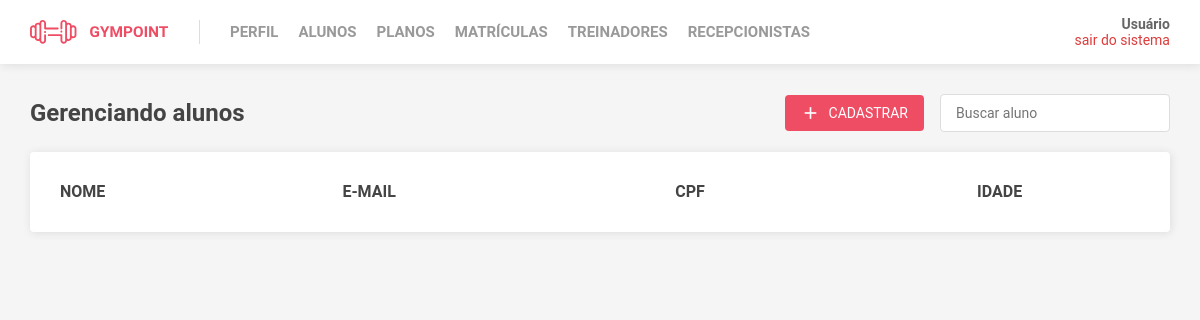
Before: /students with the older database file.
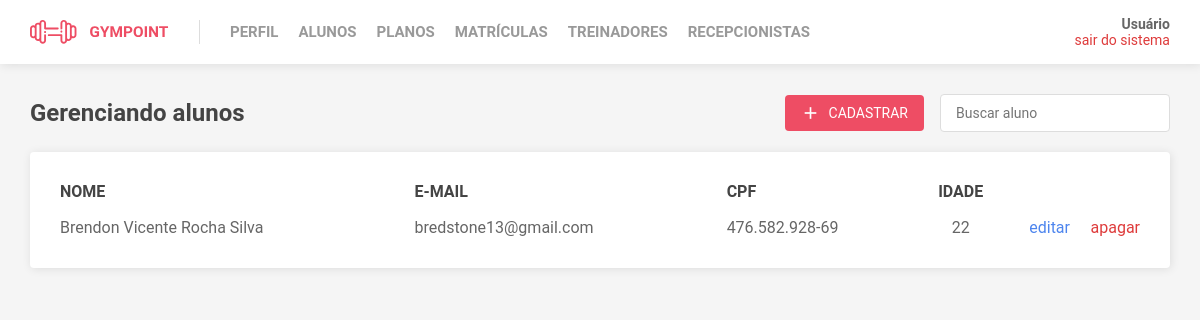
After: the same page with the newer database file.
### tables this page shows
CREATE TABLE Students (
  id INTEGER PRIMARY KEY,
  birth_date DATETIME NOT NULL,
  blood_type VARCHAR(3) NOT NULL,
  weight DECIMAL(4, 1) NOT NULL,
  height DECIMAL(3, 2) NOT NULL,
  gender VARCHAR(9) NOT NULL,
  objective VARCHAR(60) NOT NULL,
  body_fat DECIMAL(3, 1),
  observations VARCHAR(255),
  FOREIGN KEY (id) REFERENCES Users(id)
);

CREATE TABLE Users (
  id INTEGER PRIMARY KEY AUTOINCREMENT,
  name VARCHAR(100) NOT NULL,
  cpf VARCHAR(14) NOT NULL UNIQUE,
  email VARCHAR(60) NOT NULL UNIQUE,
  password VARCHAR(20) NOT NULL,
  phone VARCHAR(19) NOT NULL,
  phone_alt VARCHAR(19),
  cep VARCHAR(9) NOT NULL,
  street_number INTEGER NOT NULL,
  user_type VARCHAR(15) DEFAULT 'Student'
);

### app.py (the view)
@app.route('/students')
def students():
  return render_template('Students/students.html', students=getStudentsList(), getAge=Student.getAge)

### classes/student.py (called while the page is built)
  @staticmethod
  def getAge(birth_date):
    today = date.today()
    born = datetime.strptime(birth_date, '%d/%m/%Y').date()
    return today.year - born.year - ((today.month, today.day) < (born.month, born.day))

### controllers/students.py (called while the page is built)
def getStudentsList():
  cur = get_db_cursor()
  cur.execute('SELECT Users.id, name, email, CPF, birth_date FROM Users INNER JOIN Students ON Users.id = Students.id')
  students = cur.fetchall()
  cur.close()
  return students

### database/config.py (called while the page is built)
def get_db_cursor():
  connection = sqlite3.connect('database.db', isolation_level=None)
  connection.row_factory = sqlite3.Row
  return connection.cursor()

### templates/Students/students.html (shortened to what this page needs)
{% extends 'base.html' %}
{% block content %}
<header>
  <h1>Gerenciando alunos</h1>
  <aside>
    <a href="/create-student">
      <span class="material-icons" style="color:#FFF; font-size:20px;">
      </span>
      Cadastrar
    </a>
    <input
      type="text"
      placeholder="Buscar aluno"
    />
  </aside>
</header>
<table cellSpacing="0" class="list">
  <thead>
    <tr>
      <th>NOME</th>
      <th>E-MAIL</th>
      <th>CPF</th>
      <th id="center">IDADE</th>
      <th> </th>
      <th> </th>
    </tr>
  </thead>
  <tbody>
    {% for student in students %}
      <tr>
        <td>{{ student['name'] }}</td>
        <td>{{ student['email'] }}</td>
        <td>{{ student['CPF'] }}</td>
        <td id="center">{{ getAge(student['birth_date']) }}</td>
        <td id="update">
          <a href="#" id="update">
            editar
          </a>
        </td>
        <td id="delete">
          <a href="/delete-student/{{ student['id'] }}"
             type="button" id="delete"
             onclick="return confirm('Tem certeza de que quer excluir este aluno?')">
            apagar
          </a>
        </td>
      </tr>
    {% endfor %}
  </tbody>
</table>
{% endblock %}

### templates/base.html (shortened to what this page needs)
<!doctype html>
<html lang="en">
  <head>
    <link rel="stylesheet" href="https://cdn.jsdelivr.net/npm/notyf@3/notyf.min.css">
    <link rel="stylesheet" href="{{ url_for('static', filename= 'css/global.css') }}">
    <link rel="stylesheet" href="{{ url_for('static', filename= 'css/header.css') }}">
    <link rel="stylesheet" href="{{ url_for('static', filename= 'css/content.css') }}">
    <link rel="stylesheet" href="{{ url_for('static', filename= 'css/list.css') }}">
    <link rel="stylesheet" href="{{ url_for('static', filename= 'css/form.css') }}">
  </head>
  <body>
    <div class="header">
      <div class="header-content">
        <nav>
          <img src="{{ url_for('static', filename='img/logo-header.svg') }}" alt="logo" />
          <a href="/receptionist-profile">Perfil</a>
          <a href="/students">Alunos</a>
          <a href="/plans">Planos</a>
          <a href="/registrations">Matrículas</a>
          <a href="/trainers">Treinadores</a>
          <a href="/receptionists">Recepcionistas</a>
        </nav>
        <aside>
          <strong>Usuário</strong>
          <button type="button" onClick="">
            sair do sistema
          </button>
        </aside>
      </div>
    </div>
    <div class="wrapper">
      <div class="content" size=200 >{% block content %} {% endblock %}</div>
    </div>
  </body>
</html>

### static/css/global.css (style rules this page uses)
* { margin: 0; padding: 0; outline: 0; box-sizing: border-box; }
body { min-height: 100vh; display: flex; flex-direction: column; text-rendering: optimizeLegibility !important; -webkit-font-smoothing: antialiased !important; -moz-osx-font-smoothing: grayscale !important; }
body, input, textarea, button { font: 14px "Roboto", sans-serif; }
a { text-decoration: none; }
button { cursor: pointer; }
input { font-size: 16px; padding: 10px 15px; border-radius: 4px; border: solid 1px #ddd; margin-bottom: 10px; margin-top: 8px; }

### static/css/header.css (style rules this page uses)
.header { background: #fff; padding: 0 30px; position: relative; box-shadow: 1px 1px 10px rgba(0, 0, 0, 0.1); }
.header-content { height: 64px; min-width: 800px; margin: 0 auto; display: flex; justify-content: space-between; align-items: center; }
.header-content nav { display: flex; align-items: center; }
.header-content nav img { width: 170px; padding-right: 30px; margin-right: 20px; border-right: 1px solid #ddd; }
.header-content nav a { text-transform: uppercase; font-weight: bold; font-size: 15px; margin: 0 10px; color: #999999; transition: color 0.2s; }
.header-content aside { display: flex; flex-direction: column; align-items: flex-end; }
.header-content aside strong { color: #666666; }
.header-content aside button { border: 0; background: none; color: #de3b3b; transition: color 0.2s; }

### static/css/content.css (style rules this page uses)
.wrapper { display: flex; flex-direction: column; flex: 1; height: calc(100% - 64px); background: #f5f5f5; padding: 30px; align-items: center; }
.content { width: 100%; max-width: 1200px; display: flex; flex-direction: column; align-items: center; }
.content header { width: 100%; min-width: 750px; display: flex; flex-direction: row; align-items: center; justify-content: space-between; }
.content header h1 { font-size: 24px; color: #444444; }
.content header aside { display: flex; align-items: center; }
.content header a { display: flex; align-items: center; border-radius: 4px; background: #ee4d64; padding: 8px 16px; color: #fff; text-transform: uppercase; transition: background 0.2s; }
.content header a span { margin-right: 8px; }
.content header input { font-size: 14px; min-width: 230px; margin: 0; margin-left: 16px; }

### static/css/list.css (style rules this page uses)
.list { max-width: 1200px; min-width: 800px; width: 100%; background: #fff; margin: 20px 0; border-radius: 4px; padding: 30px; box-shadow: 1px 1px 10px rgba(0, 0, 0, 0.1); text-align: left; font-size: 16px; line-height: 20px; }
.list thead { color: #444444; }
.list td { padding: 16px 0; color: #666666; border-bottom: 1px solid #ddd; }
.list #center { text-align: center; }
.list #update { text-align: right; width: 70px; color: #4d85ee; transition: color 0.2s; }
.list #delete { text-align: right; font-size: 16px; width: 70px; color: #de3b3b; transition: color 0.2s; }
.list tr:last-child td { border: 0; padding-bottom: 0; }

Changed rows visible on the page:
added Students: name "Brendon Vicente Rocha Silva", email "bredstone13@gmail.com", CPF "476.582.928-69", birth_date "22"
